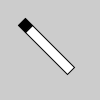
Frame 1 (no input)
Frame 60 (the mouse pressed at the canvas centre just before this capture): identical to frame 1, image omitted
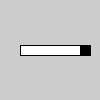
Frame 120 (the mouse held since frame 60 and released just before this capture)

The Processing sketch that drew these frames (run headless with seeded random() and noise(); from frame 60 on, the mouse is pressed at the canvas centre):

// Processing sketch: atan2
// ── atan2.pde
void setup(){
  
}

  void draw() {
  background(204);
  translate(width/2, height/2);
  float a = atan2(mouseY-height/2, mouseX-width/2);
  rotate(a);
  fill(255);
  rect(-30, -5, 60, 10);
  fill(0);
  rect(30, -5, 10, 10);
}
